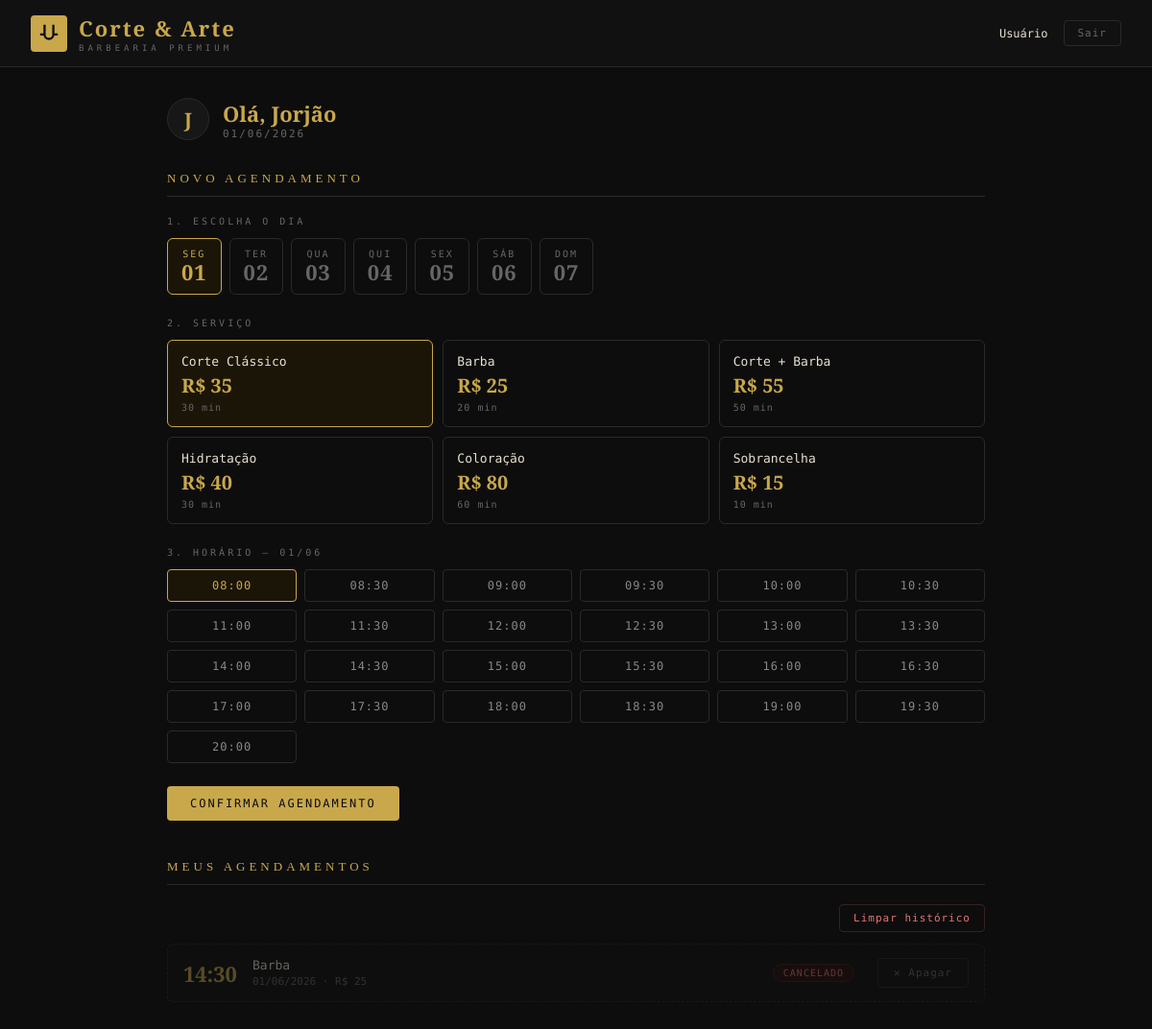
/cliente (signed in), run on the app's committed database.
### app.py (models this page shows, shortened)
class Usuario(db.Model):
    id          = db.Column(db.Integer, primary_key=True)
    nome        = db.Column(db.String(120), nullable=False)
    email       = db.Column(db.String(120), unique=True, nullable=False)
    senha_hash  = db.Column(db.String(255))          # None se entrou pelo Google
    google_id   = db.Column(db.String(120))
    foto        = db.Column(db.String(255))
    papel       = db.Column(db.String(20), default="cliente")   # "cliente" ou "admin"
    criado_em   = db.Column(db.DateTime, default=datetime.utcnow)
    agendamentos = db.relationship("Agendamento", backref="cliente", lazy=True)

class Agendamento(db.Model):
    id          = db.Column(db.Integer, primary_key=True)
    usuario_id  = db.Column(db.Integer, db.ForeignKey("usuario.id"), nullable=False)
    servico     = db.Column(db.String(80), nullable=False)
    preco       = db.Column(db.Float, nullable=False)
    data        = db.Column(db.Date, nullable=False)
    horario     = db.Column(db.String(10), nullable=False)
    status      = db.Column(db.String(20), default="confirmado")  # confirmado / cancelado
    criado_em   = db.Column(db.DateTime, default=datetime.utcnow)

### app.py (the view)
@app.route("/cliente")
@login_obrigatorio
def dashboard_cliente():
    u = db.session.get(Usuario, session["usuario_id"])
    data_hoje = date.today()
    data_str = request.args.get("data", data_hoje.isoformat())
    try:
        data_sel = date.fromisoformat(data_str)
    except ValueError:
        data_sel = data_hoje
    ocupados = {
        a.horario for a in Agendamento.query.filter_by(
            data=data_sel, status="confirmado"
        ).all()
    }
    dias = [data_hoje + timedelta(days=i) for i in range(7)]
    dias_semana = ["Seg", "Ter", "Qua", "Qui", "Sex", "Sáb", "Dom"]
    meus = Agendamento.query.filter_by(
        usuario_id=u.id
    ).order_by(Agendamento.data.desc(), Agendamento.horario).limit(10).all()
    agora = datetime.now()
    for ag in meus:
        ag_datetime = datetime.combine(ag.data, datetime.strptime(ag.horario, "%H:%M").time())
        ag.pode_cancelar = (ag_datetime - agora) > timedelta(hours=24)
    return render_template(
        "cliente.html",
        usuario=u,
        servicos=SERVICOS,
        horarios=HORARIOS_DISPONIVEIS,
        ocupados=ocupados,
        meus_agendamentos=meus,
        hoje=data_hoje.strftime("%d/%m/%Y"),
        data_sel=data_sel,
        data_sel_str=data_sel.isoformat(),
        dias=dias,
        dias_semana=dias_semana,
    )

### app.py (called while the page is built)
def login_obrigatorio(f):
    @wraps(f)
    def decorated(*args, **kwargs):
        if "usuario_id" not in session:
            return redirect(url_for("login"))
        return f(*args, **kwargs)
    return decorated

### templates/cliente.html (shortened to what this page needs)
{% extends "base.html" %}
{% block content %}
<div class="container">
  <div style="display:flex; align-items:center; gap:14px; margin-bottom:32px;">
    {% if usuario.foto %}
      <img src="{{ usuario.foto }}" style="width:48px;height:48px;border-radius:50%;border:1px solid var(--border);" />
    {% else %}
      <div class="avatar">{{ usuario.nome[0].upper() }}</div>
    {% endif %}
    <div>
      <div style="font-family:'Cormorant Garamond',serif; font-size:22px; font-weight:700; color:var(--gold)">Olá, {{ usuario.nome.split()[0] }}</div>
      <div style="font-size:11px; color:var(--muted); letter-spacing:2px;">{{ hoje }}</div>
    </div>
  </div>
  <div class="section-title">Novo agendamento</div>
  <p style="font-size:10px; color:var(--muted); letter-spacing:3px; text-transform:uppercase; margin-bottom:12px;">1. Escolha o dia</p>
  <div class="dias-grid">
    {% for dia in dias %}
    <a href="?data={{ dia.isoformat() }}" class="dia-btn {{ 'ativo' if dia == data_sel else '' }}">
      <div class="dia-nome">{{ dias_semana[loop.index0] }}</div>
      <div class="dia-num">{{ dia.strftime('%d') }}</div>
    </a>
    {% endfor %}
  </div>
  <form method="POST" action="/cliente/agendar">
    <p style="font-size:10px; color:var(--muted); letter-spacing:3px; text-transform:uppercase; margin-bottom:12px;">2. Serviço</p>
    <div class="services-grid">
      {% for s in servicos %}
      <label class="service-card" id="card-{{ loop.index }}">
        <div class="service-name">{{ s.nome }}</div>
        <div class="service-price">R$ {{ s.preco }}</div>
        <div class="service-dur">{{ s.duracao }}</div>
      </label>
      {% endfor %}
    </div>
    <p style="font-size:10px; color:var(--muted); letter-spacing:3px; text-transform:uppercase; margin-bottom:12px;">3. Horário — {{ data_sel.strftime('%d/%m') }}</p>
    <div class="slots-grid">
      {% for h in horarios %}
        {% if h in ocupados %}
          <span class="slot-label slot-taken">{{ h }}</span>
        {% else %}
          <label>
            <span class="slot-label">{{ h }}</span>
          </label>
        {% endif %}
      {% endfor %}
    </div>
    <button type="submit" class="btn-gold">Confirmar Agendamento</button>
  </form>
  <div class="section-title" style="margin-top:40px;">Meus agendamentos</div>
  {% if meus_agendamentos %}
    <div style="display:flex; justify-content:flex-end; margin-bottom:12px;">
      <form method="POST" action="/cliente/apagar-cancelados">
        <button type="submit" class="btn-danger" onclick="return confirm('Apagar todo o histórico de cancelados e passados?')">
          Limpar histórico
        </button>
      </form>
    </div>
    {% for ag in meus_agendamentos %}
    <div class="agenda-item {{ ag.status }}">
      <div class="agenda-hora">{{ ag.horario }}</div>
      <div class="agenda-info">
        <div class="agenda-nome">{{ ag.servico }}</div>
        <div class="agenda-detalhe">{{ ag.data.strftime('%d/%m/%Y') }} · R$ {{ ag.preco|int }}</div>
      </div>
      <span class="badge {{ 'badge-green' if ag.status == 'confirmado' else 'badge-red' }}">{{ ag.status }}</span>
      {% if ag.status == 'confirmado' %}
        {% if ag.pode_cancelar %}
          <form method="POST" action="/cliente/cancelar/{{ ag.id }}" style="margin-left:10px;">
            <button type="submit" class="btn-danger">Cancelar</button>
          </form>
        {% else %}
          <span class="lock-msg" style="margin-left:10px;">🔒 &lt; 24h</span>
        {% endif %}
      {% else %}
        <form method="POST" action="/cliente/apagar/{{ ag.id }}" style="margin-left:10px;">
          <button type="submit" class="btn-outline" title="Apagar do histórico">✕ Apagar</button>
        </form>
      {% endif %}
    </div>
    {% endfor %}
  {% else %}
    <p style="font-size:13px; color:var(--muted);">Nenhum agendamento ainda.</p>
  {% endif %}
</div>
{% endblock %}

### templates/base.html (style rules this page uses)
*, *::before, *::after { box-sizing: border-box; margin: 0; padding: 0; }
:root { --gold: #c9a84c; --gold-light: #e0bc5e; --bg: #0d0d0d; --bg2: #111111; --bg3: #171717; --border: #2a2a2a; --text: #e8e0d0; --muted: #666; --danger: #e57373; --success: #4caf50; }
body { background: var(--bg); color: var(--text); font-family: 'DM Mono', monospace; min-height: 100vh; }
a { color: var(--gold); text-decoration: none; }
.container { max-width: 900px; margin: 0 auto; padding: 32px 24px; }
.section-title { font-family: 'Cormorant Garamond', serif; font-size: 13px; letter-spacing: 4px; text-transform: uppercase; color: var(--gold); margin-bottom: 20px; padding-bottom: 10px; border-bottom: 1px solid var(--border); }
.btn-gold { background: var(--gold); color: #0d0d0d; border: none; padding: 11px 24px; font-family: 'DM Mono', monospace; font-size: 12px; font-weight: 500; letter-spacing: 2px; text-transform: uppercase; cursor: pointer; border-radius: 4px; transition: background 0.2s; }
.btn-outline { background: transparent; border: 1px solid var(--border); color: var(--muted); padding: 8px 16px; font-family: 'DM Mono', monospace; font-size: 11px; letter-spacing: 1px; cursor: pointer; border-radius: 4px; transition: all 0.2s; }
.btn-danger { background: transparent; border: 1px solid #3a2020; color: var(--danger); padding: 7px 14px; font-family: 'DM Mono', monospace; font-size: 11px; letter-spacing: 1px; cursor: pointer; border-radius: 4px; }
.badge { font-size: 10px; padding: 3px 10px; border-radius: 20px; letter-spacing: 1px; text-transform: uppercase; }
.badge-red { background: #2a0f0f; color: var(--danger); border: 1px solid #4a1a1a; }

### templates/cliente.html (style rules this page uses)
.dias-grid { display: flex; gap: 8px; margin-bottom: 24px; flex-wrap: wrap; }
.dia-btn { border: 1px solid var(--border); padding: 10px 14px; cursor: pointer; border-radius: 6px; text-align: center; background: transparent; color: var(--muted); font-family: 'DM Mono', monospace; font-size: 11px; letter-spacing: 1px; transition: all 0.2s; text-decoration: none; display: block; }
.dia-btn.ativo { border-color: var(--gold); background: #1a1506; color: var(--gold); }
.dia-nome { font-size: 10px; color: inherit; text-transform: uppercase; letter-spacing: 2px; }
.dia-num { font-family: 'Cormorant Garamond', serif; font-size: 22px; font-weight: 700; color: inherit; line-height: 1.2; }
.services-grid { display: grid; grid-template-columns: repeat(3, 1fr); gap: 10px; margin-bottom: 24px; }
.service-card { border: 1px solid var(--border); padding: 14px; cursor: pointer; border-radius: 6px; transition: all 0.2s; }
.service-card.selected { border-color: var(--gold); background: #1a1506; }
.service-name { font-size: 13px; color: var(--text); margin-bottom: 4px; }
.service-price { font-family: 'Cormorant Garamond', serif; font-size: 20px; font-weight: 700; color: var(--gold); }
.service-dur { font-size: 10px; color: var(--muted); margin-top: 4px; letter-spacing: 1px; }
.slots-grid { display: grid; grid-template-columns: repeat(6, 1fr); gap: 8px; margin-bottom: 24px; }
.slot-label { display: block; border: 1px solid var(--border); padding: 9px 4px; text-align: center; cursor: pointer; border-radius: 4px; font-size: 12px; color: #888; transition: all 0.2s; letter-spacing: 1px; }
input[type="radio"]:checked + .slot-label { border-color: var(--gold); color: var(--gold); background: #1a1506; }
.agenda-item { background: var(--bg2); border: 1px solid var(--border); padding: 14px 16px; border-radius: 6px; display: flex; align-items: center; gap: 14px; margin-bottom: 8px; }
.agenda-item.cancelado { opacity: 0.4; border-style: dashed; }
.agenda-hora { font-family: 'Cormorant Garamond', serif; font-size: 22px; color: var(--gold); font-weight: 700; min-width: 58px; }
.agenda-info { flex: 1; }
.agenda-nome { font-size: 13px; color: var(--text); }
.agenda-detalhe { font-size: 11px; color: var(--muted); margin-top: 3px; }
.avatar { width: 44px; height: 44px; border-radius: 50%; background: var(--bg3); border: 1px solid var(--border); display: flex; align-items: center; justify-content: center; color: var(--gold); font-family: 'Cormorant Garamond', serif; font-size: 20px; font-weight: 700; }

### data on the page
Usuario: nome "J", nome "Jorjão"
Agendamento: horario "14:30", servico "Barba", data "01/06/2026", preco "25", status "CANCELADO"

### other printed values
{{ session.get('nome', 'Usuário') }} "Usuário"
{{ dias_semana[loop.index0] }} "SEG" "TER" "QUA" "QUI" "SEX" "SÁB" "DOM"
{{ dia.strftime('%d') }} "01" "02" "03" "04" "05" "06" "07"
{{ s.nome }} "Corte Clássico" "Barba" "Corte + Barba" "Hidratação" "Coloração" "Sobrancelha"
{{ s.preco }} "35" "25" "55" "40" "80" "15"
{{ s.duracao }} "30 min" "20 min" "50 min" "30 min" "60 min" "10 min"
{{ data_sel.strftime('%d/%m') }} "01/06"
{{ h }} "08:00" "08:30" "09:00" "09:30" "10:00" "10:30" "11:00" "11:30" "12:00" "12:30" "13:00" "13:30" "14:00" "14:30" "15:00" "15:30" "16:00" "16:30" "17:00" "17:30" "18:00" "18:30" "19:00" "19:30" "20:00"
